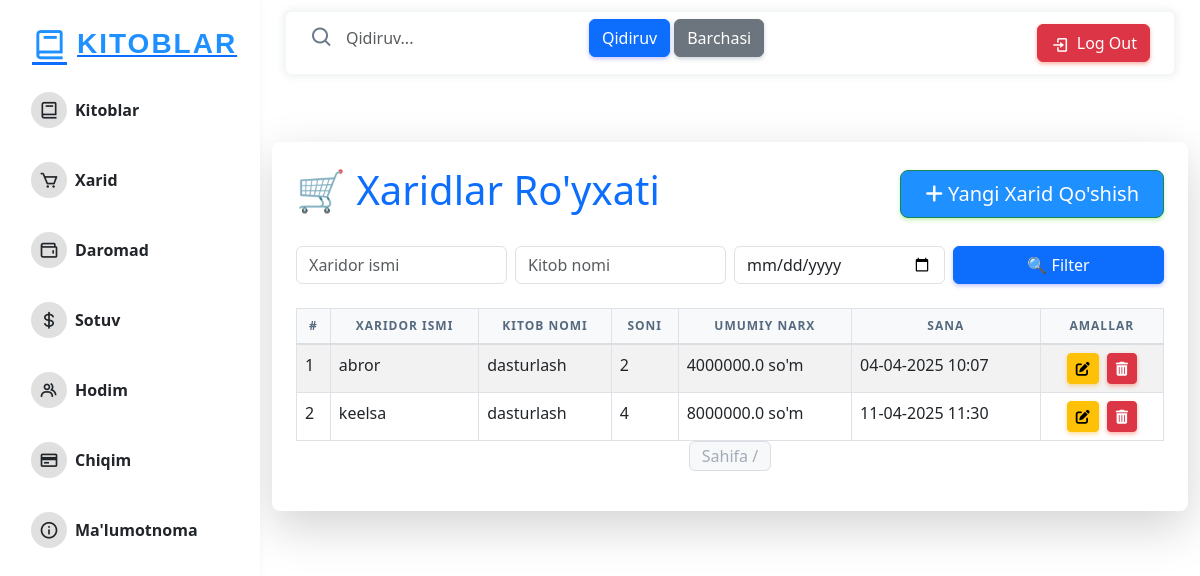
Page /purchase/ (signed in) on the committed database.
### books/models.py (models this page shows, shortened)
class Purchase(models.Model):
    book = models.ForeignKey(Book_model, on_delete=models.CASCADE, verbose_name="Kitob")
    buyer_name = models.CharField(max_length=255, verbose_name="Xaridor nomi")
    quantity = models.PositiveIntegerField(verbose_name="Sotib olingan miqdor")
    total_price = models.FloatField(verbose_name="Umumiy narx", editable=False)
    created_at = models.DateTimeField(auto_now_add=True, verbose_name="Xarid sanasi")
    is_deleted = models.BooleanField(default=False)

class Book_model(models.Model):
    name = models.CharField(verbose_name="Kitob nomi", max_length=255)
    category = models.ForeignKey(Reference, on_delete=models.CASCADE, related_name="book_category_references")
    price = models.FloatField(verbose_name="Kitob narxi")
    quantity = models.IntegerField(verbose_name="Kitob soni", default=0)  # boshlang'ichda 0
    image = models.ImageField(upload_to="media/", verbose_name="Kitob rasmi")
    description = models.TextField(verbose_name="Kitob haqida")
    created_at = models.DateTimeField(auto_now_add=True)
    is_deleted = models.BooleanField(default=False)

### books/views.py (the view)
# urls.py: path('purchase/', views.purchase_list, name='purchase_list'),
@login_required
def purchase_list(request):
    purchases = Purchase.objects.filter(is_deleted=False)
    buyer_name = request.GET.get('buyer_name', '').strip()
    book_name = request.GET.get('book_name', '').strip()
    date = request.GET.get('date', '').strip()
    if buyer_name:
        purchases = purchases.filter(buyer_name__icontains=buyer_name)  # buyer bo'lishi kerak
    if book_name:
        purchases = purchases.filter(book__name__icontains=book_name)  # book__name bo'lishi kerak
    if date:
        purchases = purchases.filter(purchase_date=date)
    return render(request, 'purchase_list.html', {'purchases': purchases})

### templates/Purchase_list.html (shortened to what this page needs)
{% extends "base.html" %}
{% block content %}
<div class="container mt-5">
    <div class="card shadow-lg border-0 rounded-3 p-4">
        <div class="d-flex justify-content-between align-items-center mb-4">
            <h1 class="text-primary">🛒 Xaridlar Ro'yxati</h1>
            <a href="{% url 'add_purchase' %}" class="btn btn-success btn-lg px-4 py-2" style="background-color: #1E90FF; color: white;">
                <i class="fas fa-plus"></i> Yangi Xarid Qo'shish
            </a>
        </div>
        <form method="GET" class="mb-4">
            <div class="row g-2">
                <div class="col-md-3">
                    <input type="text" name="buyer_name" class="form-control" placeholder="Xaridor ismi" value="{{ request.GET.buyer_name }}">
                </div>
                <div class="col-md-3">
                    <input type="text" name="book_name" class="form-control" placeholder="Kitob nomi" value="{{ request.GET.book_name }}">
                </div>
                <div class="col-md-3">
                    <input type="date" name="date" class="form-control" value="{{ request.GET.date }}">
                </div>
                <div class="col-md-3">
                    <button type="submit" class="btn btn-primary w-100">🔍 Filter</button>
                </div>
            </div>
        </form>
        <div class="table-responsive" style="max-height: 500px; overflow-y: auto;">
            <table class="table table-striped table-hover table-bordered">
                <thead class="bg-primary text-white">
                    <tr>
                        <th>#</th>
                        <th>Xaridor Ismi</th>
                        <th>Kitob Nomi</th>
                        <th>Soni</th>
                        <th>Umumiy Narx</th>
                        <th>Sana</th>
                        <th>Amallar</th>
                    </tr>
                </thead>
                <tbody>
                    {% for purchase in purchases %}
                    <tr>
                        <td>{{ forloop.counter }}</td>
                        <td>{{ purchase.buyer_name }}</td>
                        <td>{{ purchase.book.name }}</td>
                        <td>{{ purchase.quantity }}</td>
                        <td>{{ purchase.total_price }} so'm</td>
                        <td>{{ purchase.created_at|date:"d-m-Y H:i" }}</td>
                        <td class="text-center">
                            <div class="d-inline-flex">
                                <a href="{% url 'update_purchase' purchase.id %}" class="btn btn-warning btn-sm mx-1" title="Tahrirlash">
                                    <i class="fas fa-edit"></i>
                                </a>
                                <a href="{% url "delete_purchase" purchase.id %}" class="btn btn-danger btn-sm mx-1"
                                   onclick="return confirm('Xaridni o\'chirishni tasdiqlaysizmi?');" title="O'chirish">
                                    <i class="fas fa-trash-alt"></i>
                                </a>
                            </div>
                        </td>
                    </tr>
                    {% empty %}
                    <tr>
                        <td colspan="7" class="text-center text-muted">🚫 Hech qanday xarid mavjud emas</td>
                    </tr>
                    {% endfor %}
                </tbody>
            </table>
            <nav aria-label="Page navigation">
                <ul class="pagination justify-content-center">
                    <li class="page-item disabled">
                        <span class="page-link">Sahifa {{ purchases.number }} / {{ purchases.paginator.num_pages }}</span>
                    </li>
                </ul>
            </nav>
        </div>
    </div>
</div>
{% endblock content %}

### templates/base.html (style rules this page uses)
.card { margin-top: 20px; box-shadow: 0 4px 8px rgba(0, 0, 0, 0.1); }
.table thead th { background-color: #f8f9fa; font-weight: bold; text-align: center; }
body { background: linear-gradient(to right, white, white); }

### rows in the picture
Purchase: buyer_name "abror", book.name "dasturlash", quantity "2", total_price "4000000.0", created_at "04-04-2025 10:07"
Purchase: buyer_name "keelsa", book.name "dasturlash", quantity "4", total_price "8000000.0", created_at "11-04-2025 11:30"
